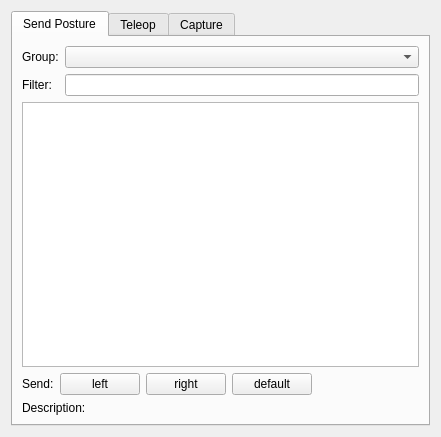
<?xml version="1.0" encoding="UTF-8"?>
<ui version="4.0">
 <class>Form</class>
 <widget class="QWidget" name="Form">
  <property name="geometry">
   <rect>
    <x>0</x>
    <y>0</y>
    <width>441</width>
    <height>437</height>
   </rect>
  </property>
  <property name="windowTitle">
   <string>Robot Pose Util</string>
  </property>
  <layout class="QVBoxLayout" name="verticalLayout">
   <item>
    <widget class="QTabWidget" name="tabWidget">
     <property name="currentIndex">
      <number>0</number>
     </property>
     <widget class="QWidget" name="sendPostureTab">
      <attribute name="title">
       <string>Send Posture</string>
      </attribute>
      <layout class="QVBoxLayout" name="verticalLayout_2">
       <item>
        <layout class="QGridLayout" name="gridLayout_2">
         <item row="0" column="1">
          <widget class="QComboBox" name="sendPostureGroupCombo">
           <property name="sizePolicy">
            <sizepolicy hsizetype="Expanding" vsizetype="Fixed">
             <horstretch>0</horstretch>
             <verstretch>0</verstretch>
            </sizepolicy>
           </property>
          </widget>
         </item>
         <item row="0" column="0">
          <widget class="QLabel" name="label_6">
           <property name="text">
            <string>Group:</string>
           </property>
          </widget>
         </item>
         <item row="1" column="0">
          <widget class="QLabel" name="postureFilterLabel">
           <property name="text">
            <string>Filter:</string>
           </property>
          </widget>
         </item>
         <item row="1" column="1">
          <widget class="QLineEdit" name="postureFilter"/>
         </item>
        </layout>
       </item>
       <item>
        <widget class="QListWidget" name="postureListWidget"/>
       </item>
       <item>
        <layout class="QHBoxLayout" name="horizontalLayout">
         <item>
          <widget class="QLabel" name="label_8">
           <property name="text">
            <string>Send:</string>
           </property>
          </widget>
         </item>
         <item>
          <widget class="QPushButton" name="sendLeftButton">
           <property name="text">
            <string>left</string>
           </property>
          </widget>
         </item>
         <item>
          <widget class="QPushButton" name="sendRightButton">
           <property name="text">
            <string>right</string>
           </property>
          </widget>
         </item>
         <item>
          <widget class="QPushButton" name="sendDefaultButton">
           <property name="text">
            <string>default</string>
           </property>
          </widget>
         </item>
         <item>
          <spacer name="horizontalSpacer">
           <property name="orientation">
            <enum>Qt::Horizontal</enum>
           </property>
           <property name="sizeHint" stdset="0">
            <size>
             <width>40</width>
             <height>20</height>
            </size>
           </property>
          </spacer>
         </item>
        </layout>
       </item>
       <item>
        <widget class="QLabel" name="descriptionLabel">
         <property name="text">
          <string>Description:</string>
         </property>
         <property name="wordWrap">
          <bool>true</bool>
         </property>
        </widget>
       </item>
      </layout>
     </widget>
     <widget class="QWidget" name="teleopTab">
      <attribute name="title">
       <string>Teleop</string>
      </attribute>
      <layout class="QGridLayout" name="gridLayout_3">
       <item row="0" column="0">
        <widget class="QLabel" name="label_10">
         <property name="text">
          <string>End-effector:</string>
         </property>
        </widget>
       </item>
       <item row="0" column="1">
        <widget class="QComboBox" name="comboBox">
         <item>
          <property name="text">
           <string>left</string>
          </property>
         </item>
         <item>
          <property name="text">
           <string>right</string>
          </property>
         </item>
        </widget>
       </item>
       <item row="1" column="0">
        <widget class="QLabel" name="label_11">
         <property name="text">
          <string>Delta:</string>
         </property>
        </widget>
       </item>
       <item row="1" column="1">
        <layout class="QHBoxLayout" name="horizontalLayout_2">
         <item>
          <widget class="QSpinBox" name="spinBox"/>
         </item>
         <item>
          <widget class="QSpinBox" name="spinBox_2"/>
         </item>
         <item>
          <widget class="QSpinBox" name="spinBox_3"/>
         </item>
         <item>
          <widget class="QLabel" name="label_12">
           <property name="text">
            <string>cm</string>
           </property>
          </widget>
         </item>
        </layout>
       </item>
       <item row="2" column="1">
        <spacer name="verticalSpacer_2">
         <property name="orientation">
          <enum>Qt::Vertical</enum>
         </property>
         <property name="sizeHint" stdset="0">
          <size>
           <width>20</width>
           <height>289</height>
          </size>
         </property>
        </spacer>
       </item>
      </layout>
     </widget>
     <widget class="QWidget" name="captureTab">
      <attribute name="title">
       <string>Capture</string>
      </attribute>
      <layout class="QGridLayout" name="gridLayout">
       <item row="3" column="1">
        <widget class="QLineEdit" name="nameEdit"/>
       </item>
       <item row="1" column="0">
        <widget class="QLabel" name="label_5">
         <property name="text">
          <string>Capture channel:</string>
         </property>
        </widget>
       </item>
       <item row="2" column="0">
        <widget class="QLabel" name="label">
         <property name="text">
          <string>Group:</string>
         </property>
        </widget>
       </item>
       <item row="2" column="1">
        <widget class="QComboBox" name="groupCombo"/>
       </item>
       <item row="3" column="0">
        <widget class="QLabel" name="label_3">
         <property name="text">
          <string>Name:</string>
         </property>
        </widget>
       </item>
       <item row="6" column="1">
        <spacer name="verticalSpacer">
         <property name="orientation">
          <enum>Qt::Vertical</enum>
         </property>
         <property name="sizeHint" stdset="0">
          <size>
           <width>20</width>
           <height>40</height>
          </size>
         </property>
        </spacer>
       </item>
       <item row="4" column="1">
        <widget class="QLineEdit" name="descriptionEdit"/>
       </item>
       <item row="1" column="1">
        <widget class="QComboBox" name="captureChannelCombo">
         <item>
          <property name="text">
           <string>EST_ROBOT_STATE</string>
          </property>
         </item>
         <item>
          <property name="text">
           <string>POSTURE_GOAL</string>
          </property>
         </item>
        </widget>
       </item>
       <item row="5" column="1">
        <widget class="QPushButton" name="captureButton">
         <property name="text">
          <string>Capture</string>
         </property>
        </widget>
       </item>
       <item row="4" column="0">
        <widget class="QLabel" name="label_4">
         <property name="text">
          <string>Description:</string>
         </property>
        </widget>
       </item>
       <item row="0" column="0">
        <widget class="QLabel" name="label_2">
         <property name="text">
          <string>Joint set:</string>
         </property>
        </widget>
       </item>
       <item row="0" column="1">
        <widget class="QComboBox" name="jointSetCombo">
         <item>
          <property name="text">
           <string>left arm</string>
          </property>
         </item>
         <item>
          <property name="text">
           <string>right arm</string>
          </property>
         </item>
         <item>
          <property name="text">
           <string>left arm, back</string>
          </property>
         </item>
         <item>
          <property name="text">
           <string>right arm, back</string>
          </property>
         </item>
         <item>
          <property name="text">
           <string>left arm, right arm</string>
          </property>
         </item>
         <item>
          <property name="text">
           <string>left arm, right arm, back</string>
          </property>
         </item>
         <item>
          <property name="text">
           <string>back</string>
          </property>
         </item>
        </widget>
       </item>
      </layout>
     </widget>
    </widget>
   </item>
  </layout>
 </widget>
 <resources/>
 <connections/>
</ui>
